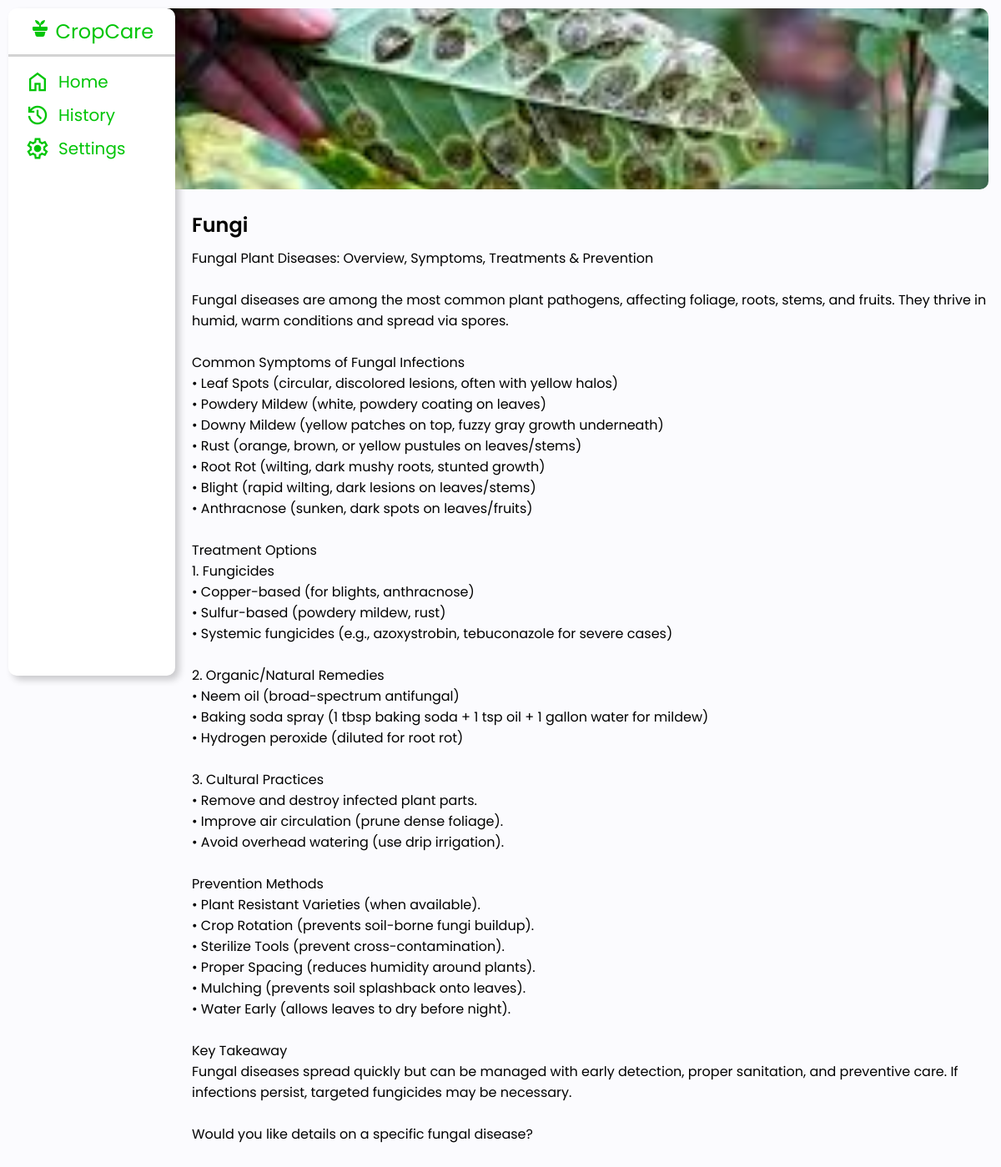
Screenshot of /history-page.php?id=11 (signed in) with the database file from the repository.
### tables this page shows
CREATE TABLE `disease_result` (
  `disease_result_id` int(11) NOT NULL,
  `name` varchar(255) DEFAULT NULL,
  `result` text DEFAULT NULL,
  `image` varchar(255) DEFAULT NULL,
  `other_disease_id` int(11) DEFAULT NULL,
  `user_id` int(11) DEFAULT NULL,
  `created_at` timestamp NOT NULL DEFAULT current_timestamp()
);

### history-page.php (the view, shortened to what this page needs)
<?php
require 'db/config.php';
$disease_info = $_GET['id'];
$stmt = $pdo->prepare("SELECT * FROM disease_result WHERE disease_result_id = :disease_result_id");
$stmt->execute([':disease_result_id' => $disease_info]);
$result = $stmt->fetch(PDO::FETCH_ASSOC);
?>
<!DOCTYPE html>
<html lang="en">
<head>
    <link rel="stylesheet" href="styles.css">
</head>
<body>
<?php include_once("partials/header.php") ?>
    <form id="uploadForm" action="" method="POST" enctype="multipart/form-data" class="upload-photo">
        <div class="img-container">
            <img id="imagePreview" src="uploads/<?= htmlspecialchars($result['image']) ?>">
        </div>
    </form>
        <section class="sample-information-container">
            <h1 class="poppins-semibold"><?= htmlspecialchars($result['name']) ?></h1>
            <p><?= $result['result'] ?></p>
        </section>
</body>
</html>

### styles.css (style rules this page uses)
:root { --primary-color: #00c507; --primary-dark-color: #00a005; --primary-light-color: #9aff9d; --primary-lighter-color: #e5ffe6; --red-color: #FF4B4B; --red-dark-color: #b92424; --orange-color: #ffa500; --orange-dark-color: #ba7900; --grey: #808080; --light-grey: #D3D3D3; --lighter-grey: #F2F2F2; --white: #FFFFFF; --black: #000000; --mid-grey: #666A6D; --dark-medium-grey: #A9A9A9; --background: #FBFBFE; }
* { margin: 0; padding: 0; box-sizing: border-box; font-family: "Poppins", serif; }
body { font-family: "Poppins", serif; background: var(--background); display: flex; flex-direction: column; align-items: center; justify-content: center; user-select: none; -webkit-user-select: none; -moz-user-select: none; -ms-user-select: none; -webkit-tap-highlight-color: transparent; touch-action: manipulation; }
.poppins-semibold { font-family: "Poppins", serif; font-weight: 600; font-style: normal; }
form { display: flex; flex-direction: column; gap: 10px; }
.upload-photo { width: 100%; padding: 10px 15px; display: flex; flex-direction: column; gap: 10px; }
.upload-photo .img-container { width: 100%; background-image: url('resrources/noImagePreview.jpg'); background-size: cover; background-position: center; background-repeat: no-repeat; height: 217px; overflow: hidden; border-radius: 10px; }
.upload-photo .img-container img { height: 100%; width: 100%; object-fit: cover; object-position: center; }
.sample-information-container { padding: 15px; width: 100%; display: flex; flex-direction: column; gap: 10px; margin-bottom: 80px; }
@media (min-width:1025px) { form { display: flex; flex-direction: column; gap: 10px; } }
@media (min-width:1025px) { .sample-information-container { padding: 15px 15px 15px 230px; display: flex; flex-direction: column; gap: 10px; margin-bottom: 80px; } }

### history-page.php (style rules this page uses)
.img-container img { max-width: 100%; max-height: 300px; display: block; margin: 0 auto; }

### rows the page displays
disease_result: image (picture), name "Fungi", result "Fungal Plant Diseases: Overview, Symptoms, Treatments & Prevention Fungal diseases are among the most common plant pathogens, affecting foliage, roots, stems, and fruits. They thrive in humid, warm conditions and spread via spores. Common Symptoms of Fungal Infections • Leaf Spots (circular, discolored lesions, often with yellow halos) • Powdery Mildew (white, powdery coating on leaves) • Downy Mildew (yellow patches on top, fuzzy gray growth underneath) • Rust (orange, brown, or yellow pustules on leaves/stems) • Root Rot (wilting, dark mushy roots, stunted growth) • Blight (rapid wilting, dark lesions on leaves/stems) • Anthracnose (sunken, dark spots on leaves/fruits) Treatment Options…"
